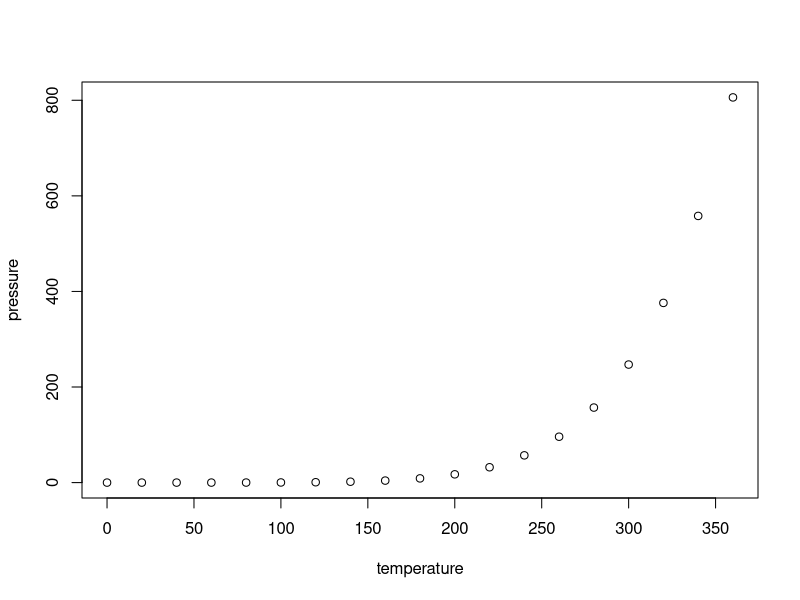
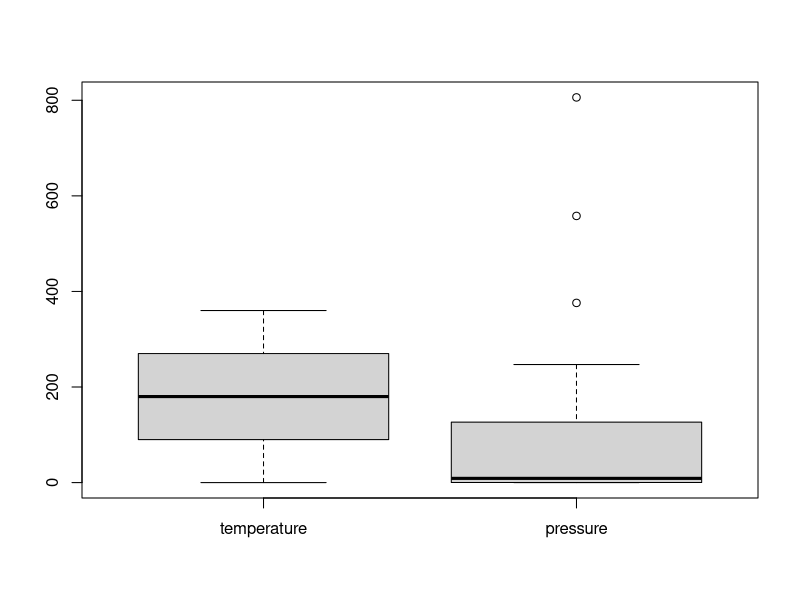

Source code (R) for these figures, in order:
## ---- chunk 1
knitr::opts_chunk$set(echo = TRUE)
## ---- chunk 2
summary(cars)
## ---- chunk 3
plot(pressure)
## ---- chunk 4
boxplot(pressure)
## ---- chunk 5
library(ggplot2)
data(iris)
View(iris)
